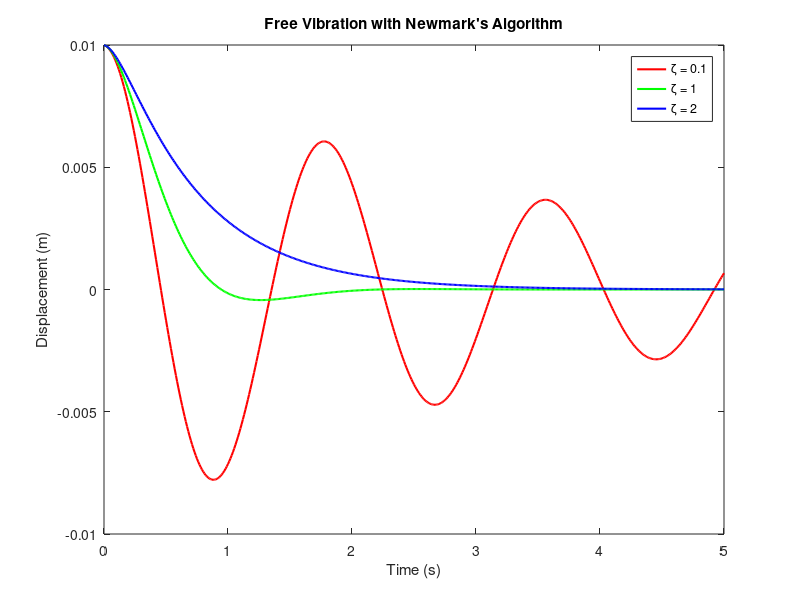
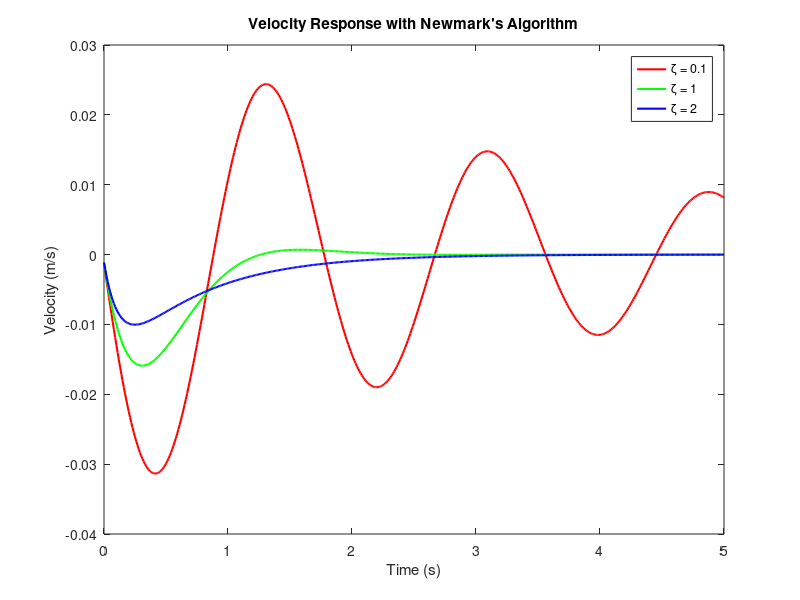

The MATLAB script that drew these images, in order:
% Parameters
m = 1;          % Mass (kg)
wn = 5;         % Natural frequency (rad/s)
zeta_values = [0.1, 1, 2]; % Damping ratios
x0 = 0.01;      % Initial displacement (m)
v0 = 0;         % Initial velocity (m/s)
duration = 5;   % Total simulation time (s)
dt = 0.01;      % Time step (s)

% Initialize arrays
time = 0:dt:duration;
displacements = zeros(length(time), length(zeta_values));
velocities = zeros(length(time), length(zeta_values));

% Newmark's algorithm
for i = 1:length(zeta_values)
    zeta = zeta_values(i);
    beta = 0.25;
    gamma = 0.5;

    % Initial conditions
    x = x0;
    v = v0;

    for j = 1:length(time)
        omega_d = wn * sqrt(1 - zeta^2);

        a = -2 * zeta * wn * v - wn^2 * x; % Acceleration

        delta_t = time(j) - dt;

        % Predictions
        x_pred = x + dt * v + (1/2 - beta) * dt^2 * a;
        v_pred = v + (1 - gamma) * dt * a;

        % Corrector
        a_pred = -2 * zeta * wn * v_pred - wn^2 * x_pred;
        x = x + dt * v + beta * dt^2 * a_pred;
        v = v + gamma * dt * a_pred;

        % Store results
        displacements(j, i) = x;
        velocities(j, i) = v;
    end
end

% Plot displacements
figure;
plot(time, displacements(:, 1), 'r', 'LineWidth', 1.5, 'DisplayName', '\zeta = 0.1');
hold on;
plot(time, displacements(:, 2), 'g', 'LineWidth', 1.5, 'DisplayName', '\zeta = 1');
plot(time, displacements(:, 3), 'b', 'LineWidth', 1.5, 'DisplayName', '\zeta = 2');
hold off;
xlabel('Time (s)');
ylabel('Displacement (m)');
title('Free Vibration with Newmark''s Algorithm');
legend('Location', 'best');

% Plot velocities
figure;
plot(time, velocities(:, 1), 'r', 'LineWidth', 1.5, 'DisplayName', '\zeta = 0.1');
hold on;
plot(time, velocities(:, 2), 'g', 'LineWidth', 1.5, 'DisplayName', '\zeta = 1');
plot(time, velocities(:, 3), 'b', 'LineWidth', 1.5, 'DisplayName', '\zeta = 2');
hold off;
xlabel('Time (s)');
ylabel('Velocity (m/s)');
title('Velocity Response with Newmark''s Algorithm');
legend('Location', 'best');
